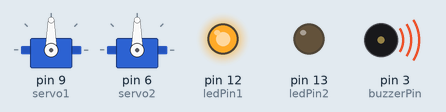
Simulated run of this sketch. Board: Arduino Uno, built with avr-gcc and run on an emulated ATmega328P. On the bench: 2 × servo, output pins drawn as LEDs (lit = HIGH), buzzer (waves = sounding).

Above: at 16.91 s.
At 39.73 s:
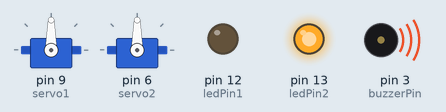
Timing chart, 0 to 40.0 s (numbered marks = the images above):
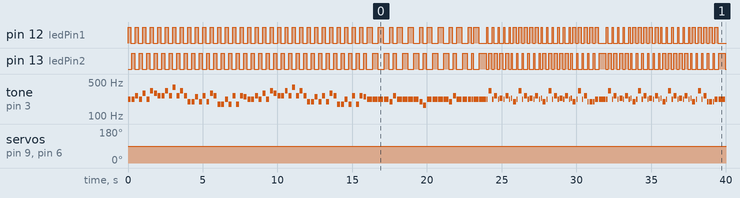

Measured:
- by itself, pin 12 (ledPin1): LOW → HIGH at 0.00 s, → LOW 0.20 s later, → HIGH 0.30 s later, → LOW 0.20 s later, … (172 changes in this stretch)
- by itself, pin 13 (ledPin2): LOW → HIGH at 0.25 s, → LOW 0.20 s later, → HIGH 0.30 s later, → LOW 0.20 s later, … (172 changes in this stretch)
- by itself, tone on pin 3 (buzzerPin): plays 220 Hz for 0.20 s, 220 Hz for 0.20 s, 262 Hz for 0.20 s, 220 Hz for 0.20 s, 294 Hz for 0.20 s, 220 Hz for 0.20 s … (172 notes in this stretch)

The sketch:

Simulation1.0_Code.ino
```cpp
#include <Servo.h>


const int C2 = 65;
const int Db2 = 69;
const int D2 = 73;
const int Eb2 = 78;
const int E2 = 82;
const int F2 = 87;
const int Gb2 = 93;
const int G2 = 98;
const int Ab2 = 104;
const int AA2 = 110;
const int Bb2 = 117;
const int B2 = 123;
const int C3 = 131;
const int Db3 = 139;
const int D3 = 147;
const int Eb3 = 156;
const int E3 = 165;
const int F3 = 175;
const int Gb3 = 185;
const int G3 = 196;
const int Ab3 = 208;
const int AA3 = 220;
const int Bb3 = 233;
const int B3 = 247;
const int C4 = 262;
const int Db4 = 277;
const int D4 = 294;
const int Eb4 = 311;
const int E4 = 330;
const int F4 = 349;
const int Gb4 = 370;
const int G4 = 392;
const int Ab4 = 415;
const int AA4 = 440;
const int Bb4 = 466;
const int B4 = 494;
const int C5 = 523;
const int Db5 = 554;
const int D5 = 587;
const int Eb5 = 622;
const int E5 = 659;
const int F5 = 698;
const int Gb5 = 740;
const int G5 = 784;
const int Ab5 = 831;
const int AA5 = 880;
const int Bb5 = 932;
const int B5 = 988;
const int C6 = 1047;
const int Db6 = 1109;
const int D6 = 1175;
const int Eb6 = 1245;
const int E6 = 1319;
const int F6 = 1397;
const int Gb6 = 1480;
const int G6 = 1568;
const int Ab6 = 1661;
const int AA6 = 1760;
const int Bb6 = 1865;
const int B6 = 1976;


const int buzzerPin = 3;
const int ledPin1 = 12;
const int ledPin2 = 13;

Servo servo1;
Servo servo2;

int counter = 0;

int pos = 0;

void setup()
{
  //Setup pin modes
  pinMode(buzzerPin, OUTPUT);
  pinMode(ledPin1, OUTPUT);
  pinMode(ledPin2, OUTPUT);
  servo1.attach(9, 500 ,500);
  servo2.attach(6, 500 ,500);
}

void loop()
{
  firstSection();
  firstSection();
  secondSection();
  thirdSection();
  thirdSection();
  for (pos = 0; pos <= 180; pos += 1) {
    servo2.write(pos);
    servo1.write(pos);
    delay(15);
  }
  for (pos = 180; pos >= 0; pos -= 1) {
    servo1.write(pos);
    servo2.write(pos);
    delay(15);
  }
}

void beep(int note, int duration)
{
  //Play tone on buzzerPin
  tone(buzzerPin, note, duration);


  //Play different LED depending on value of 'counter'
  if(counter % 2 == 0)
  {
    digitalWrite(ledPin1, HIGH);
    delay(duration);
    digitalWrite(ledPin1, LOW);
  }else
  {
    digitalWrite(ledPin2, HIGH);
    delay(duration);
    digitalWrite(ledPin2, LOW);
  }

  //Stop tone on buzzerPin
  noTone(buzzerPin);

  delay(50);

  //Increment counter
  counter++;
}

void firstSection()
{
  beep(AA3, 200);
  beep(AA3, 200);
  beep(C4, 200);
  beep(AA3, 200);
  beep(D4, 200);
  beep(AA3, 200);
  beep(E4, 200);
  beep(D4, 200);
  beep(C4, 200);
  beep(C4, 200);
  beep(E4, 200);
  beep(C4, 200);
  beep(G4, 200);
  beep(C4, 200);
  beep(E4, 200);
  beep(C4, 200);
  beep(G3, 200);
  beep(G3, 200);
  beep(B3, 200);
  beep(G3, 200);
  beep(C4, 200);
  beep(G3, 200);
  beep(D4, 200);
  beep(C4, 200);
  beep(F3, 200);
  beep(F3, 200);
  beep(AA3, 200);
  beep(F3, 200);
  beep(C4, 200);
  beep(F3, 200);
  beep(C4, 200);
  beep(B3, 200);

}
void secondSection()
{
  beep(AA3, 325);
  beep(AA3, 325);
  beep(AA3, 325);
  beep(AA3, 325);
  beep(G3, 200);
  beep(C4, 200);
  beep(AA3, 325);
  beep(AA3, 325);
  beep(AA3, 325);
  beep(AA3, 325);
  beep(G3, 200);
  beep(E3, 200);
  beep(AA3, 325);
  beep(AA3, 325);
  beep(AA3, 325);
  beep(AA3, 325);
  beep(G3, 200);
  beep(C4, 200);
  beep(AA3, 325);
  beep(AA3, 325);
  beep(AA3, 200);
  beep(AA3, 75);
  beep(AA3, 325);
  beep(AA3, 450);
}

void thirdSection()
{
  beep(AA3, 75);
  beep(E4, 200);
  beep(AA3, 75);
  beep(C4, 200);
  beep(AA3, 75);
  beep(Bb3, 200);
  beep(AA3, 75);
  beep(C4, 200);
  beep(AA3, 75);
  beep(Bb3, 75);
  beep(G3, 200);
  beep(AA3, 75);
  beep(E4, 200);
  beep(AA3, 75);
  beep(C4, 200);
  beep(AA3, 75);
  beep(Bb3, 200);
  beep(AA3, 75);
  beep(C4, 200);
  beep(AA3, 75);
  beep(Bb3, 75);
  beep(G3, 200);
  beep(AA3, 75);
  beep(E4, 200);
  beep(AA3, 75);
  beep(C4, 200);
  beep(AA3, 75);
  beep(Bb3, 200);
  beep(AA3, 75);
  beep(C4, 200);
  beep(AA3, 75);
  beep(Bb3, 75);
  beep(G3, 200);
  beep(AA3, 75);
  beep(E4, 200);
  beep(AA3, 75);
  beep(C4, 200);
  beep(G3, 75);
  beep(G3, 200);
  beep(G3, 75);
  beep(AA3, 200);
  beep(AA3, 450);
}
```
